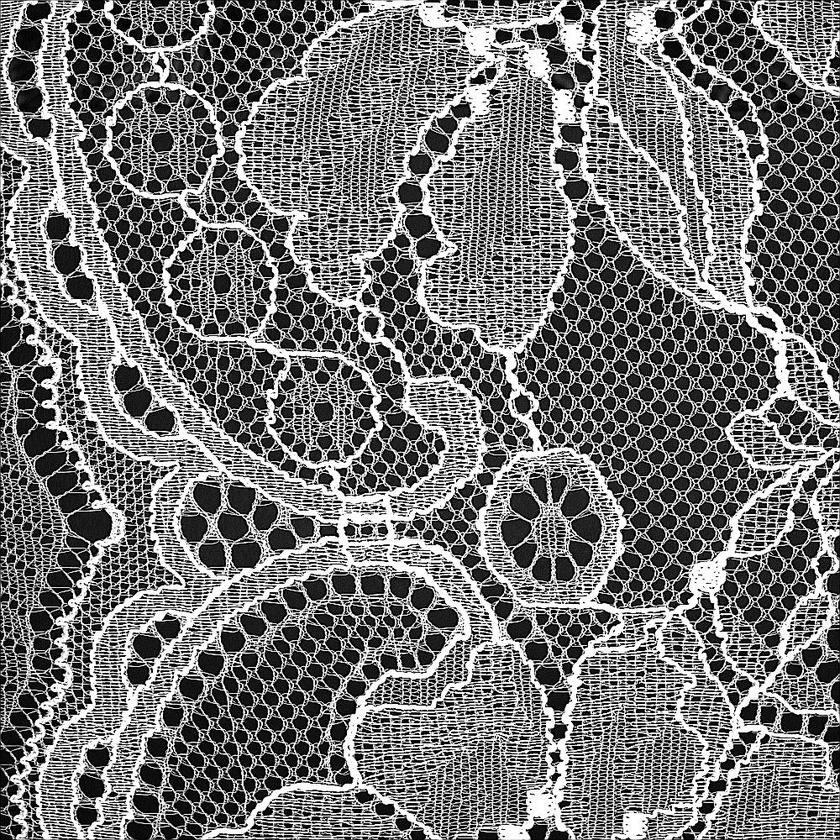
#> input picture SimpleNet/历史版本/skill_dataset/custom_sharpened_image.jpg, 840 x 840 px, shrunk from 1000 x 1000 before the run
$ python '高斯滤波器.py'   (older library calls are emulated)
#> lines starting #> are read from the running program, lines starting #| are printed output that depends on the picture
import cv2
import numpy as np
from PIL import Image

# 读取图像
# image = cv2.imread('14氨纶双丝-86_0024_pic_1681719258570_camera14.png', cv2.IMREAD_GRAYSCALE)
image = Image.open('custom_sharpened_image.jpg')
#> image is the input picture: PIL image 840x840 RGB; min 0, max 255, mean 116.7

image = np.array(image)
# 应用高斯滤波
blurred = cv2.GaussianBlur(image, (5, 5), 0)

# 使用Sobel算子进行边缘检测
sobelx = cv2.Sobel(blurred, cv2.CV_64F, 1, 0, ksize=5)
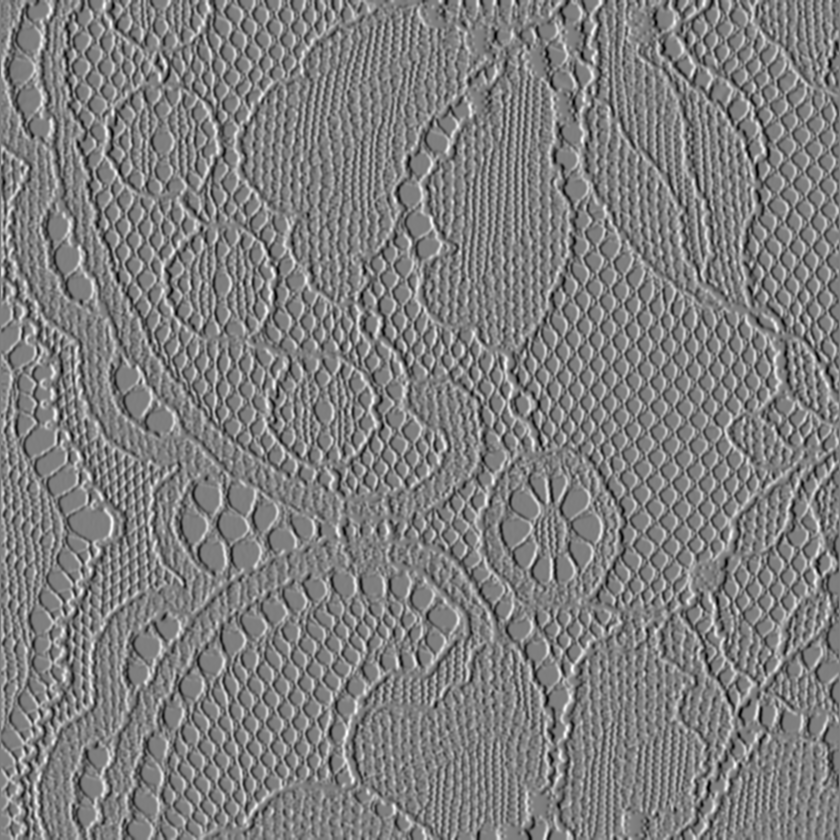
#> sobelx: shape (840, 840, 3) float64; min -8490, max 8540, mean 0.6; drawn with min black and max white
sobely = cv2.Sobel(blurred, cv2.CV_64F, 0, 1, ksize=5)
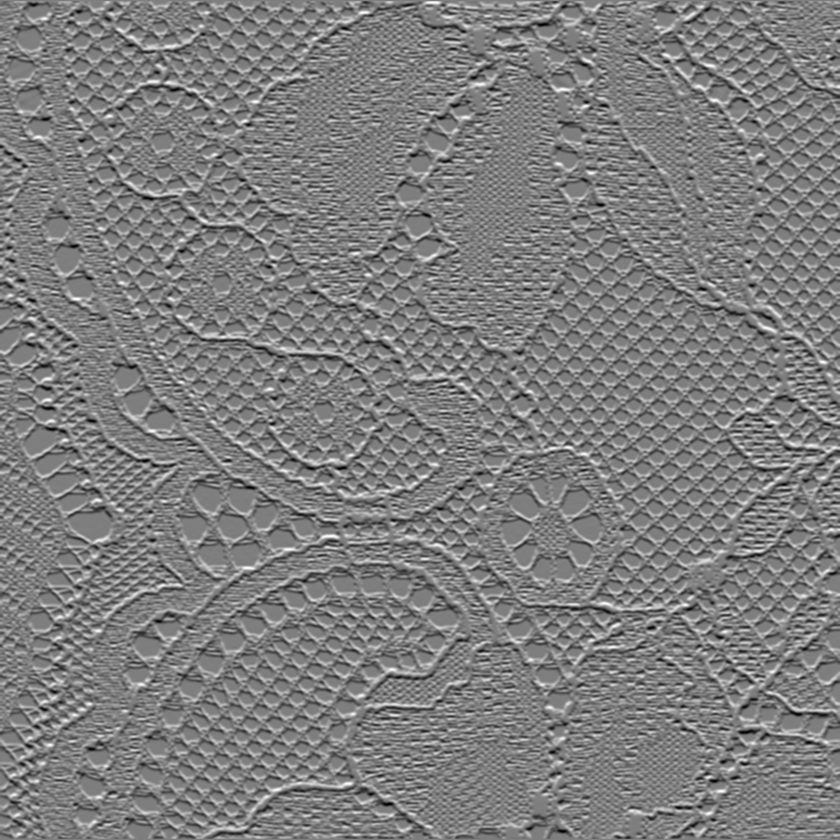
#> sobely: shape (840, 840, 3) float64; min -8420, max 8532, mean 2; drawn with min black and max white

# 计算边缘幅度
edges = cv2.magnitude(sobelx, sobely)
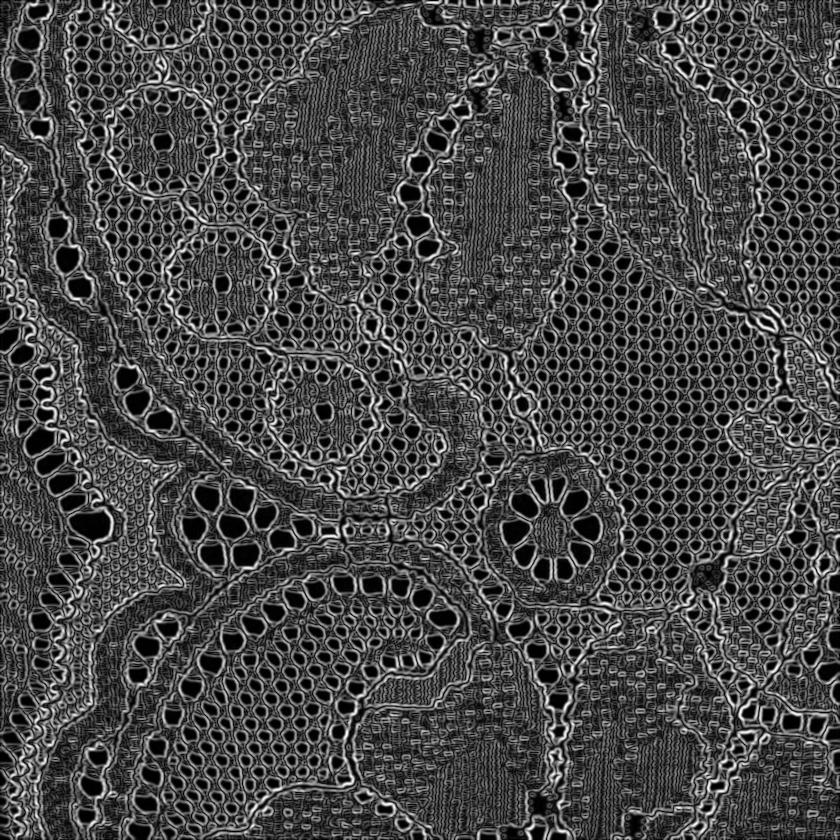
#> edges: shape (840, 840, 3) float64; min 0, max 8714.3, mean 2495.3; drawn with min black and max white

# 转换为8位图像
edges = np.uint8(edges)
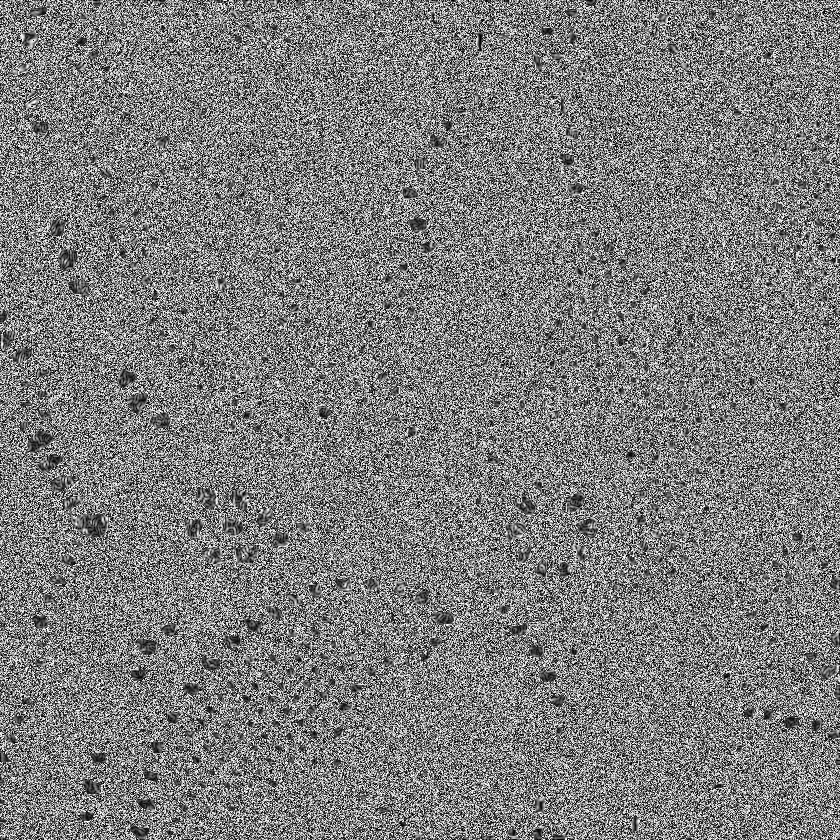
#> edges: shape (840, 840, 3); min 0, max 255, mean 125.2

# 应用二值化
_, binary_edges = cv2.threshold(edges, 50, 255, cv2.THRESH_BINARY)
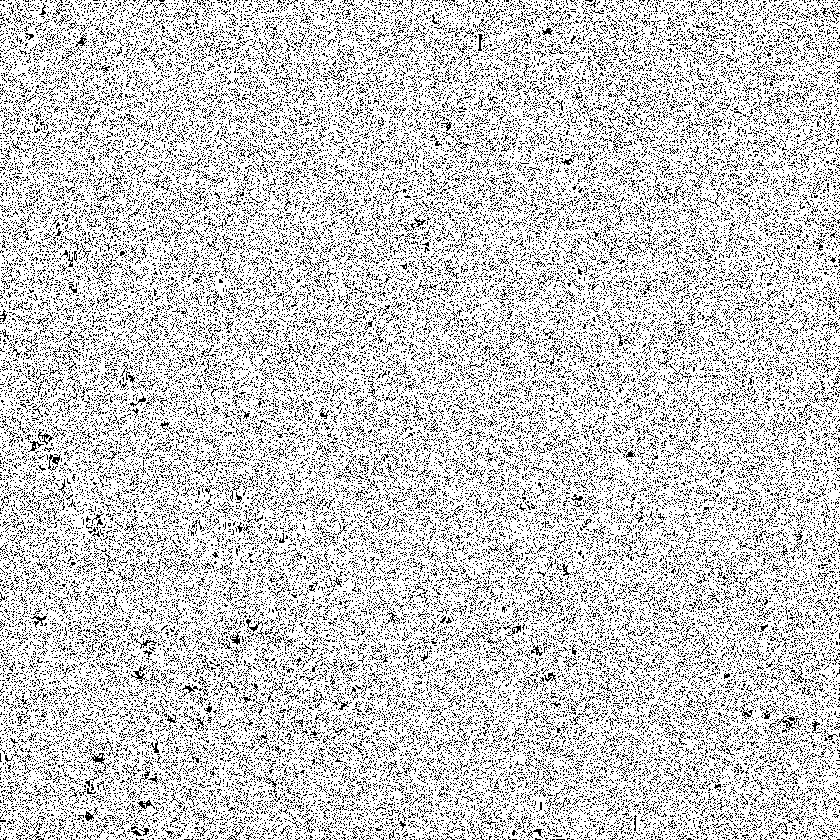
#> binary_edges: shape (840, 840, 3); 79.8% white; black in thin lines or dots

# 将二值化后的边缘叠加到原图像
highlighted_texture = cv2.addWeighted(image, 0.5, binary_edges, 0.5, 0)
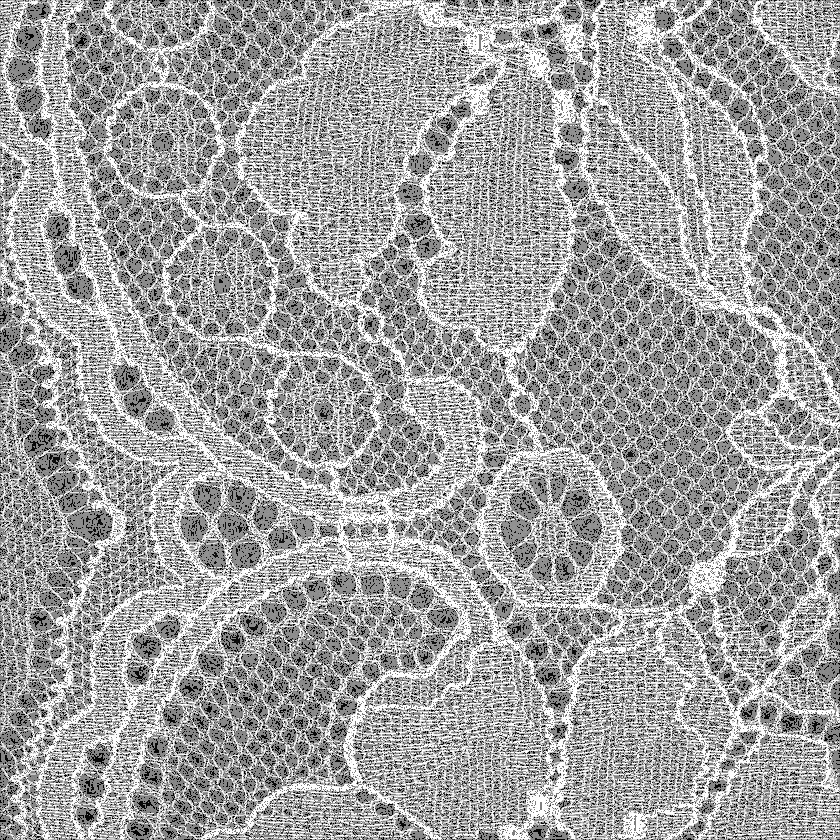
#> highlighted_texture: shape (840, 840, 3); min 0, max 255, mean 160.2

# 显示结果
cv2.imshow('Highlighted Texture', highlighted_texture)
cv2.waitKey(0)
cv2.destroyAllWindows()

$ run again, with SimpleNet/历史版本/skill_dataset/000.png saved as SimpleNet/历史版本/skill_dataset/custom_sharpened_image.jpg
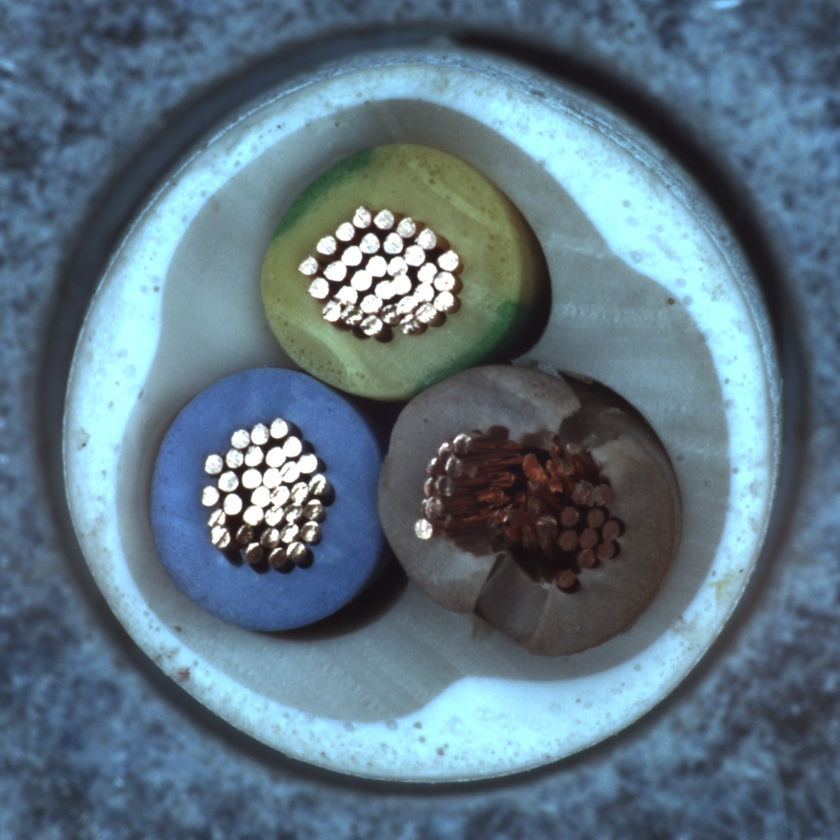
#> input picture SimpleNet/历史版本/skill_dataset/000.png, 840 x 840 px, shrunk from 1024 x 1024 before the run
#> image is the input picture: PIL image 840x840 RGB; mean R, G, B 95.1, 116.8, 130.8
#> `_, binary_edges = cv2.threshold(edges, 50, 255, cv2.THRESH_BINARY)`:
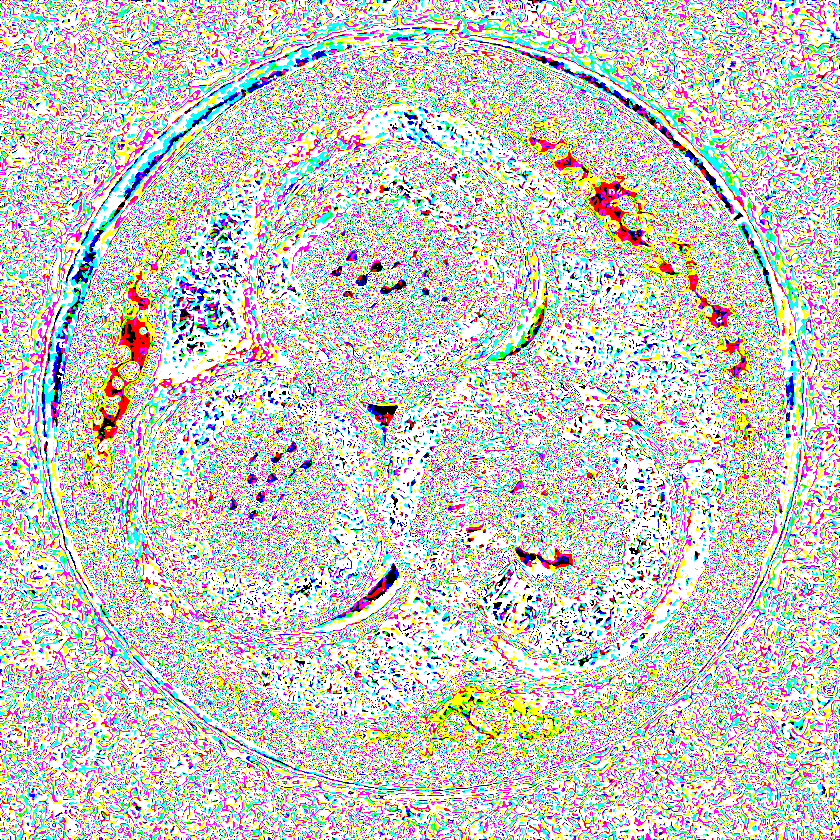
#> binary_edges: shape (840, 840, 3); mean R, G, B 205, 204.3, 201
#> `highlighted_texture = cv2.addWeighted(image, 0.5, binary_edges, 0.5, 0)`:
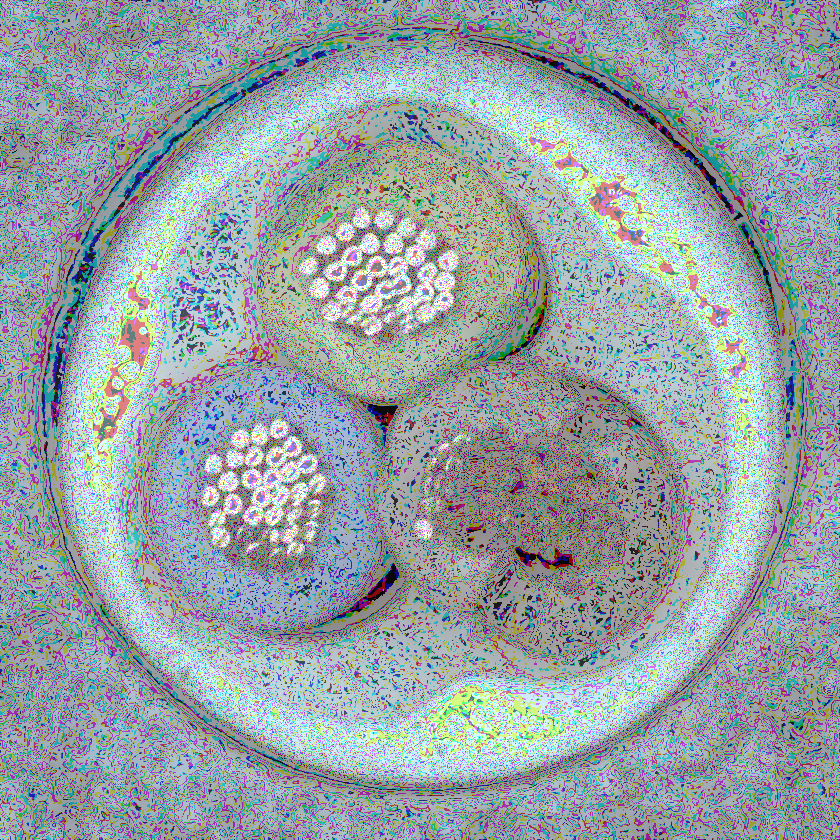
#> highlighted_texture: shape (840, 840, 3); mean R, G, B 150.1, 160.5, 165.9

$ run again, with SimpleNet/历史版本/skill_dataset/001.png saved as SimpleNet/历史版本/skill_dataset/custom_sharpened_image.jpg
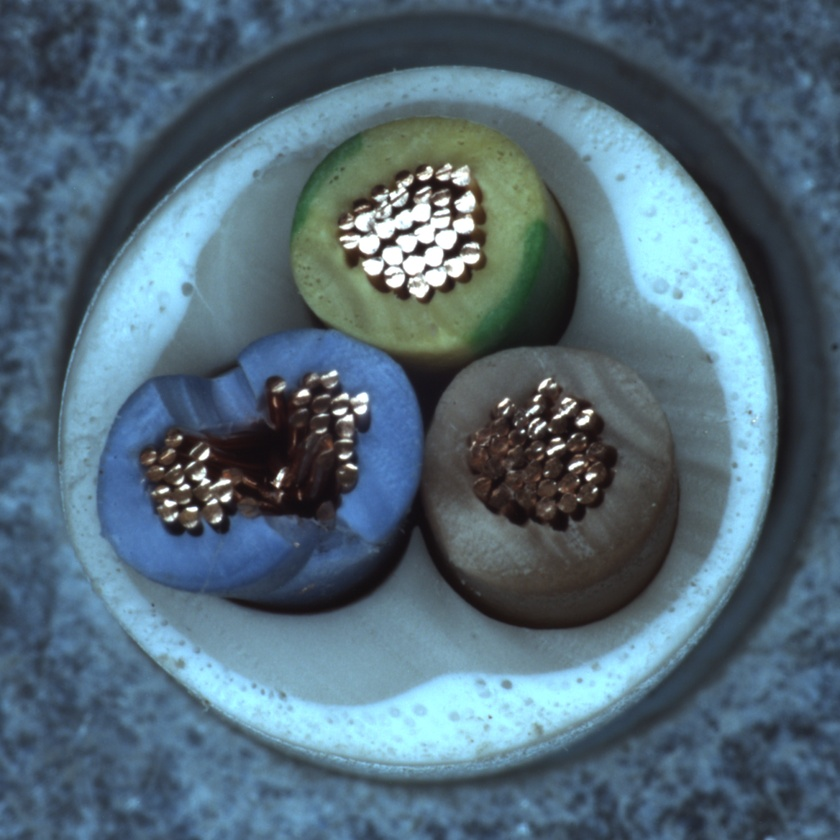
#> input picture SimpleNet/历史版本/skill_dataset/001.png, 840 x 840 px, shrunk from 1024 x 1024 before the run
#> image is the input picture: PIL image 840x840 RGB; mean R, G, B 83.8, 106.2, 120
#> `_, binary_edges = cv2.threshold(edges, 50, 255, cv2.THRESH_BINARY)`:
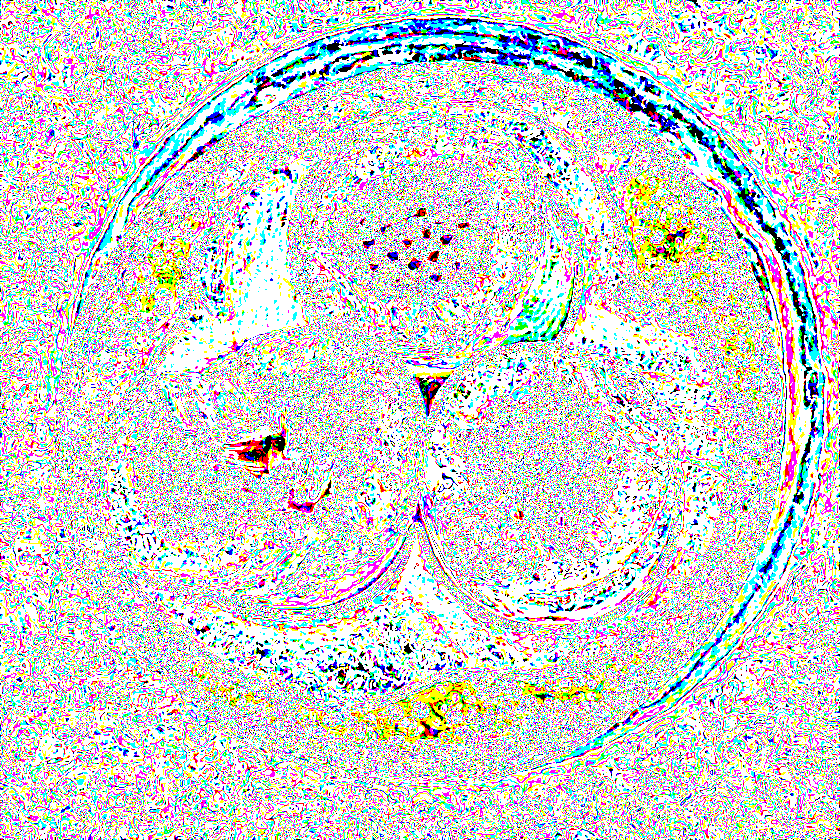
#> binary_edges: shape (840, 840, 3); mean R, G, B 203.1, 205, 202.9
#> `highlighted_texture = cv2.addWeighted(image, 0.5, binary_edges, 0.5, 0)`:
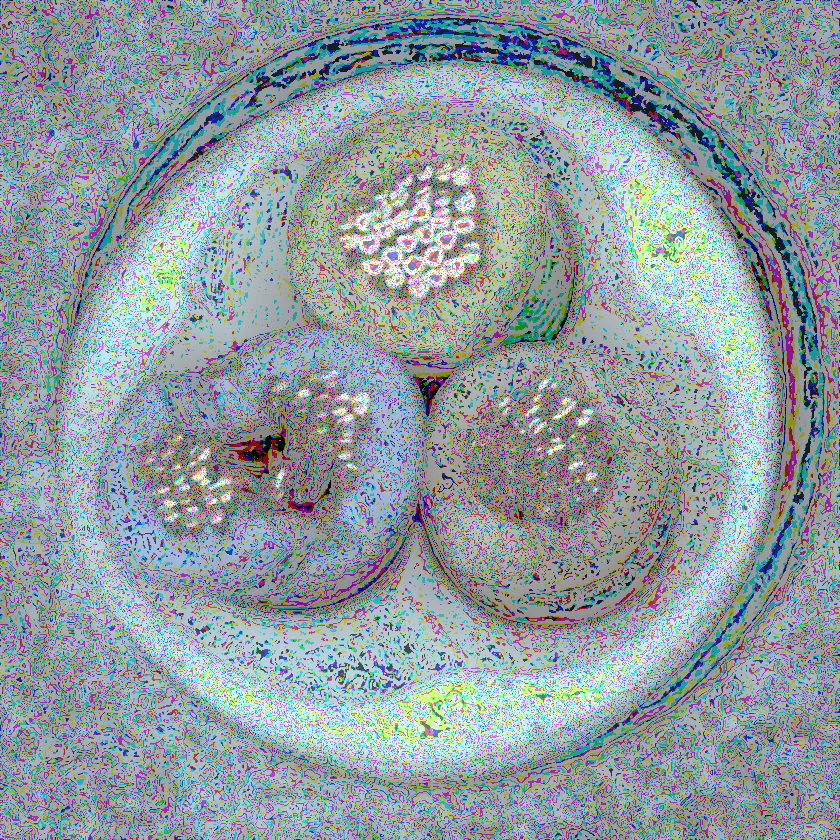
#> highlighted_texture: shape (840, 840, 3); mean R, G, B 143.4, 155.6, 161.5
